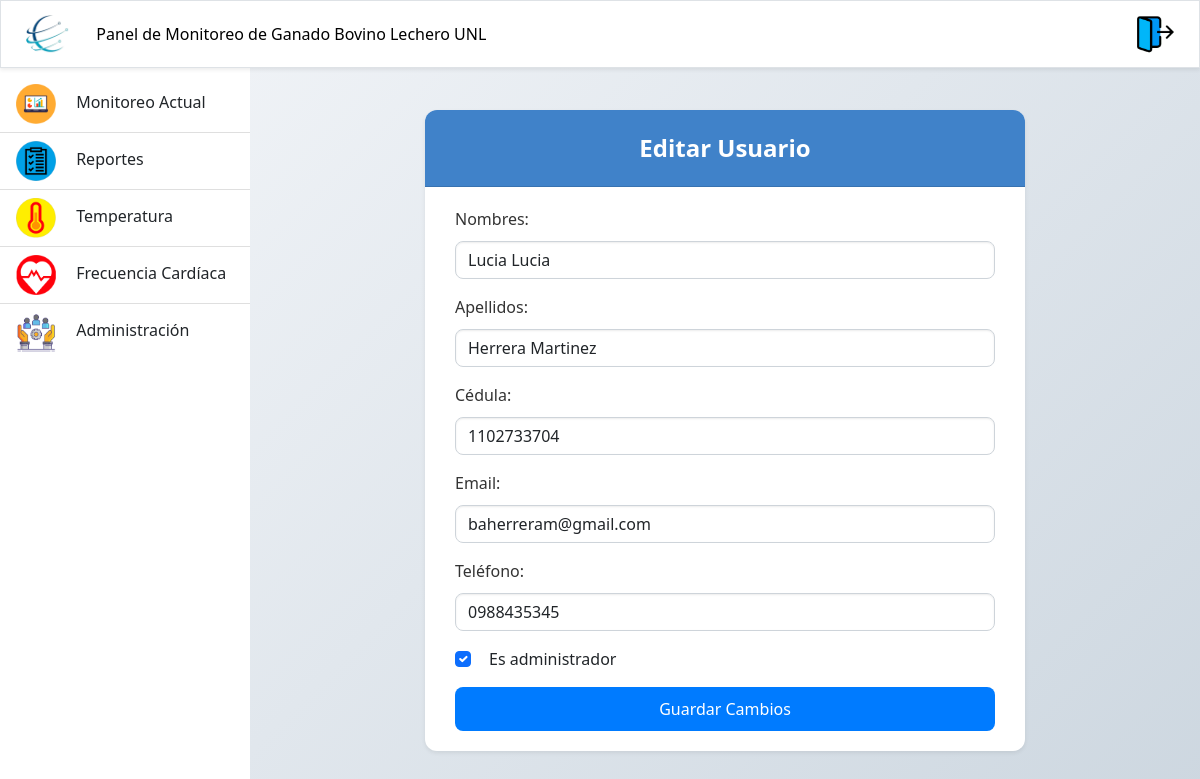
The page /editar_usuario/2/ (signed in) on the database its author committed.
### temp_car/models.py (models this page shows, shortened)
class PersonalInfo(models.Model):
    cedula = models.CharField(max_length=15, blank=True, null=True, unique=True)
    telefono = models.CharField(max_length=15, blank=True, null=True)
    nombre = models.CharField(max_length=50, blank=True, null=True)
    apellido = models.CharField(max_length=50, blank=True, null=True)
    email = models.EmailField(max_length=50, blank=True, null=True, unique=True)

### temp_car/user/users_views.py (the view)
# urls.py: path('editar_usuario/<int:user_id>/', editar_usuario, name='editar_usuario'),
@login_required
def editar_usuario(request, user_id):
    user = get_object_or_404(User, id=user_id)
    profile = get_object_or_404(PersonalInfo, email=user.email)
    if request.method == 'POST':
        personal_info_form = EditPersonalInfoForm(request.POST, instance=profile)
        user_form = EditUserForm(request.POST, instance=user)
        if personal_info_form.is_valid() and user_form.is_valid():
            personal_info_form.save()
            user.email = personal_info_form.cleaned_data['email']
            user.username = personal_info_form.cleaned_data['email']
            user.first_name = personal_info_form.cleaned_data['nombre']
            user.last_name = personal_info_form.cleaned_data['apellido']
            user.is_staff = user_form.cleaned_data['is_staff']
            user.save()
            messages.success(request, 'Usuario actualizado correctamente.')
            return redirect('gestion')
        else:
            messages.error(request, 'Error al actualizar el usuario. Inténtalo de nuevo.')
    else:
        personal_info_form = EditPersonalInfoForm(instance=profile)
        user_form = EditUserForm(instance=user)
    return render(request, 'appMonitor/user/editar.html', {
        'personal_info_form': personal_info_form,
        'user_form': user_form,
        'profile': profile
    })

### temp_car/forms.py
class EditPersonalInfoForm(forms.ModelForm):
    class Meta:
        model = PersonalInfo
        fields = ['cedula', 'telefono', 'nombre', 'apellido', 'email']

class EditUserForm(forms.ModelForm):
    is_staff = forms.BooleanField(required=False)
    class Meta:
        model = User
        fields = ['is_staff']

### temp_car/templates/appMonitor/user/editar.html (shortened to what this page needs)
{% extends 'appMonitor/baseDashboard.html' %}
{% load static %}
{% load widget_tweaks %}
{% block content %}
<div class="container">
    <div class="row justify-content-center">
        <div class="col-12">
            <div class="card shadow-sm">
                <div class="card-header">
                    Editar Usuario
                </div>
                <div class="card-body">
                    <form method="post" class="needs-validation" novalidate>
                        <div class="mb-3">
                            <label for="id_nombre" class="form-label">Nombres:</label>
                            <input type="text" id="id_nombre" name="nombre" value="{{ profile.nombre }}" class="form-control" required>
                        </div>
                        <div class="mb-3">
                            <label for="id_apellido" class="form-label">Apellidos:</label>
                            <input type="text" id="id_apellido" name="apellido" value="{{ profile.apellido }}" class="form-control" required>
                        </div>
                        <div class="mb-3">
                            <label for="id_cedula" class="form-label">Cédula:</label>
                            <input type="text" id="id_cedula" name="cedula" value="{{ profile.cedula }}" class="form-control" required>
                        </div>
                        <div class="mb-3">
                            <label for="id_email" class="form-label">Email:</label>
                            <input type="email" id="id_email" name="email" value="{{ profile.email }}" class="form-control" required>
                        </div>
                        <div class="mb-3">
                            <label for="id_telefono" class="form-label">Teléfono:</label>
                            <input type="text" id="id_telefono" name="telefono" value="{{ profile.telefono }}" class="form-control" required>
                        </div>
                        <div class="mb-3 form-check">
                            <input type="checkbox" id="id_is_staff" name="is_staff" class="form-check-input" {% if user.is_staff %} checked {% endif %}>
                            <label for="id_is_staff" class="form-check-label">Es administrador</label>
                        </div>
                        <button type="submit" class="btn btn-primary w-100">Guardar Cambios</button>
                    </form>
                </div>
            </div>
        </div>
    </div>
</div>
{% endblock %}

### temp_car/templates/appMonitor/user/editar.html (style rules this page uses)
body { background: linear-gradient(135deg, #f5f7fa, #cdd7e0); font-family: 'Segoe UI', Tahoma, Geneva, Verdana, sans-serif; }
.container { margin-top: 30px; }
.card { border-radius: 12px; box-shadow: 0 8px 16px rgba(0, 0, 0, 0.1); overflow: hidden; background: #ffffff; border: none; max-width: 600px; margin: auto; }
.card-header { background: #4082c9; color: #ffffff; padding: 20px; text-align: center; font-size: 1.5rem; font-weight: bold; }
.card-body { padding: 20px 30px; }
.form-label { font-weight: 500; margin-bottom: 10px; color: #333; }
.form-control { border: 1px solid #ced4da; border-radius: 8px; box-shadow: inset 0 1px 2px rgba(0, 0, 0, 0.075); transition: border-color 0.2s ease-in-out, box-shadow 0.2s ease-in-out; }
.form-check-label { margin-left: 10px; font-weight: 400; }
.btn-primary { background: #007bff; border: none; border-radius: 8px; padding: 10px; font-size: 16px; transition: background-color 0.2s ease-in-out, box-shadow 0.2s ease-in-out; }

### temp_car/templates/appMonitor/baseDashboard.html (style rules this page uses)
body { display: flex; flex-direction: column; height: 100vh; }

### rows shown on the page
PersonalInfo: nombre "Lucia Lucia", apellido "Herrera Martinez", cedula "1102733704", email "baherreram@gmail.com", telefono "0988435345"
